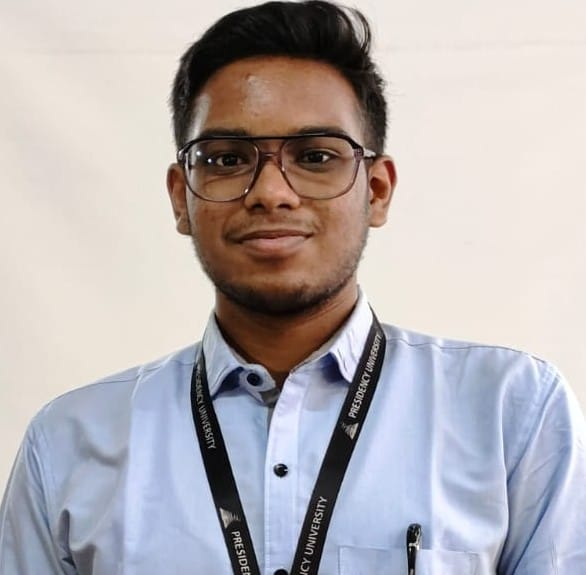
#> input picture assets/source-photo.jpg, 586 x 575 px
$ python gen_ascii.py
#> lines starting #> are read from the running program, lines starting #| are printed output that depends on the picture
#!/usr/bin/env python3
"""assets/source-photo.jpg -> assets/ascii-portrait.svg

Pillow is the only dependency. The photo is EXIF-transposed, desaturated,
auto-contrasted and resampled onto a fixed-width character grid; each grid row
becomes one <text> element inside a rounded, gradient-filled card.

The preprocessed image is also written to build/ascii-preprocessed.png so the
crop and the contrast can be judged without squinting at glyphs.
"""

from __future__ import annotations

import json
import sys
from pathlib import Path
from xml.sax.saxutils import escape

from PIL import Image, ImageEnhance, ImageOps

ROOT = Path(__file__).resolve().parent.parent
PROFILE = ROOT / "data" / "profile.json"
SOURCE = ROOT / "assets" / "source-photo.jpg"
OUT = ROOT / "assets" / "ascii-portrait.svg"
PREVIEW = ROOT / "build" / "ascii-preprocessed.png"

# INVERT — which end of the brightness range gets the densest glyphs.
#
#   True  : BRIGHT pixels -> densest characters.  This is the right setting for
#           this card, because the card is dark and the glyphs are bright: the
#           lit side of the subject inks up and the dark background thins out
#           into whitespace, so the portrait floats on the gradient.
#   False : DARK pixels -> densest characters.  The classic "ink on paper"
#           mapping. Flip to this for a photo shot against a BRIGHT background
#           (a window, a white wall), otherwise the background is what inks up
#           and the subject disappears into it.
#
# Overridable from data/profile.json -> ascii.invert.
INVERT = True

# Advance width of one character as a fraction of font-size (0.6em for every
# monospace face in the stack). CELL_ASPECT is that advance divided by the line
# height, i.e. how wide one character cell is relative to its height — this is
# what keeps the portrait from coming out stretched.
ADV = 0.6
LINE_HEIGHT = 1.0          # in em
CELL_ASPECT = ADV / LINE_HEIGHT

DEFAULTS = {
    "columns": 96,
    "ramp": " .:-=+*#%@",
    "invert": INVERT,
    # Tails clipped by autocontrast, per side, as a percentage.
    "cutoff": 2,
    # Extra contrast applied after autocontrast. 1.0 is a no-op. Photographic
    # faces sit in a narrow mid-grey band that the ramp renders as mush, so a
    # gentle boost is usually what makes features legible.
    "contrast": 1.0,
    # Fraction of each edge to trim before sampling, as [left, top, right,
    # bottom]. Cropping to head-and-shoulders buys more legibility than any
    # other knob, because it spends the character grid on the face.
    "crop": [0.0, 0.0, 0.0, 0.0],
    # Luminance above which a pixel is treated as backdrop and folded down
    # toward black, or null to leave the image alone.
    #
    # This card wants a DARK background and a lit subject, so that with
    # invert=True the face inks up and the backdrop thins to whitespace. A
    # photo shot against a white wall is the exact inverse of that: leave it
    # alone and either the wall inks up into a solid block (invert=True) or
    # the face does (invert=False). Knocking the wall out restores the
    # premise the card is built on.
    #
    # Tune by eye against build/ascii-preprocessed.png: too low and highlights
    # on the forehead and nose get folded down into blotches, too high and the
    # wall survives. Somewhere near 170 suits a typical indoor white wall.
    "bg_knockout": None,
}
FALLBACK_THEME = {
    "bg_from": "#0f2027",
    "bg_via": "#203a43",
    "bg_to": "#2c5364",
    "accent": "#00f7ff",
    "text": "#e6f1f5",
    "font_mono": "monospace",
}
FALLBACK_CARD = {"height": 620, "ascii_width": 400, "padding": 26, "radius": 14}


def load_config() -> tuple[dict, dict, dict]:
    """Theme and card geometry are shared with gen_info_card.py so the two
    cards sit side by side at the same height and in the same palette."""
    if not PROFILE.exists():
        return FALLBACK_THEME, FALLBACK_CARD, DEFAULTS
    profile = json.loads(PROFILE.read_text(encoding="utf-8"))
    return (
        {**FALLBACK_THEME, **profile.get("theme", {})},
        {**FALLBACK_CARD, **profile.get("card", {})},
        {**DEFAULTS, **profile.get("ascii", {})},
    )


def preprocess(path: Path, cfg: dict) -> Image.Image:
    image = Image.open(path)
    image = ImageOps.exif_transpose(image)          # honour phone orientation
    image = image.convert("L")                      # grayscale

    left, top, right, bottom = cfg["crop"]
    if any((left, top, right, bottom)):
        w, h = image.size
        box = (round(w * left), round(h * top),
               round(w * (1 - right)), round(h * (1 - bottom)))
        if box[2] - box[0] < 1 or box[3] - box[1] < 1:
            sys.exit("gen_ascii: ascii.crop removes the whole image.")
        image = image.crop(box)

    image = ImageOps.autocontrast(image, cutoff=cfg["cutoff"])

    threshold = cfg["bg_knockout"]
    if threshold is not None:
        threshold = int(threshold)
        if not 0 < threshold < 255:
            sys.exit("gen_ascii: ascii.bg_knockout must be between 1 and 254.")
        span = 255 - threshold
        # Below the threshold the subject passes through untouched; above it the
        # backdrop is mirrored down toward black and damped, which keeps the
        # hairline from acquiring a hard jagged edge the way a flat cut would.
        image = image.point(
            [v if v <= threshold else max(0, int((255 - v) * (255 / span) * 0.45))
             for v in range(256)]
        )

    if cfg["contrast"] != 1.0:
        image = ImageEnhance.Contrast(image).enhance(cfg["contrast"])
    return image


def to_rows(image: Image.Image, columns: int, ramp: str, invert: bool) -> list[str]:
    """Resample onto the character grid and map luminance to glyphs."""
    src_w, src_h = image.size
    rows = max(1, round(columns * (src_h / src_w) * CELL_ASPECT))
    grid = image.resize((columns, rows), Image.Resampling.LANCZOS)

    pixels = grid.load()
    last = len(ramp) - 1
    out: list[str] = []
    for y in range(rows):
        line = []
        for x in range(columns):
            value = pixels[x, y] / 255.0
            if invert:
                value = 1.0 - value       # bright pixel -> high ramp index
            line.append(ramp[last - round(value * last)])
        out.append("".join(line))
    return out


def build_svg(rows: list[str], theme: dict, card: dict) -> str:
    width, height = card["ascii_width"], card["height"]
    pad, radius = card["padding"], card["radius"]
    box_w, box_h = width - 2 * pad, height - 2 * pad

    columns = len(rows[0])
    # Largest font-size at which the whole grid still fits inside the padding
    # box, in both axes. Guarantees the art never spills out of the card.
    font_size = min(box_w / (columns * ADV), box_h / (len(rows) * LINE_HEIGHT))
    line_height = font_size * LINE_HEIGHT
    block_w = columns * font_size * ADV
    block_h = len(rows) * line_height

    x0 = pad + (box_w - block_w) / 2
    y0 = pad + (box_h - block_h) / 2

    lines = []
    for i, row in enumerate(rows):
        baseline = y0 + i * line_height + font_size * 0.8
        lines.append(
            f'<text x="{x0:.2f}" y="{baseline:.2f}" textLength="{block_w:.2f}" '
            f'lengthAdjust="spacingAndGlyphs">{escape(row)}</text>'
        )

    font_family = escape(theme["font_mono"], {'"': "&quot;"})
    return f"""<svg xmlns="http://www.w3.org/2000/svg" width="{width}" height="{height}" \
viewBox="0 0 {width} {height}" role="img" aria-label="ASCII-art portrait">
  <defs>
    <linearGradient id="bg" x1="0" y1="0" x2="1" y2="1">
      <stop offset="0%" stop-color="{theme['bg_from']}"/>
      <stop offset="55%" stop-color="{theme['bg_via']}"/>
      <stop offset="100%" stop-color="{theme['bg_to']}"/>
    </linearGradient>
    <linearGradient id="ink" gradientUnits="userSpaceOnUse"
                    x1="0" y1="0" x2="{width}" y2="{height}">
      <stop offset="0%" stop-color="{theme['accent']}"/>
      <stop offset="55%" stop-color="{theme['text']}"/>
      <stop offset="100%" stop-color="{theme['accent']}"/>
    </linearGradient>
  </defs>
  <rect width="{width}" height="{height}" rx="{radius}" fill="url(#bg)"/>
  <rect x="0.5" y="0.5" width="{width - 1}" height="{height - 1}" rx="{radius}"
        fill="none" stroke="{theme['accent']}" stroke-width="1" opacity="0.22"/>
  <g font-family="{font_family}" font-size="{font_size:.3f}" fill="url(#ink)"
     xml:space="preserve" style="white-space:pre">
{chr(10).join('    ' + line for line in lines)}
  </g>
</svg>
"""


def main() -> int:
    if not SOURCE.exists():
        sys.stderr.write(
            f"gen_ascii: {SOURCE.relative_to(ROOT)} not found — nothing to do.\n"
        )
        return 0

    theme, card, cfg = load_config()
    invert = bool(cfg.get("invert", INVERT))

    image = preprocess(SOURCE, cfg)
#> in preprocess, image is the input picture: PIL image 586x575 RGB; mean R, G, B 182.5, 176.8, 179
#> in preprocess, `image = image.convert("L")`:
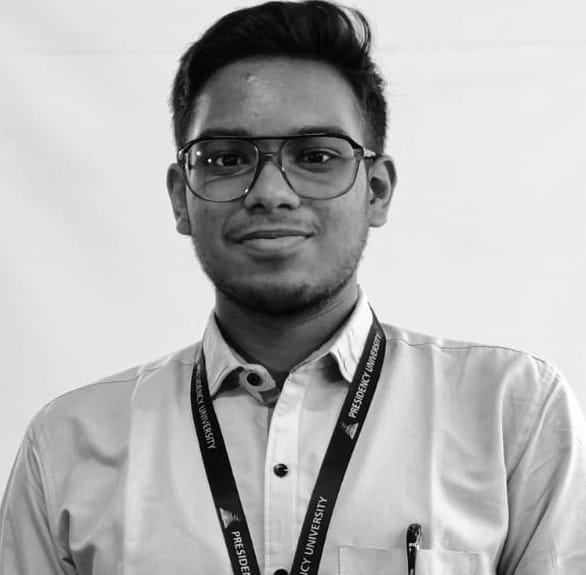
#> image: PIL image 586x575 L; min 0, max 255, mean 178.8
    PREVIEW.parent.mkdir(parents=True, exist_ok=True)
    image.save(PREVIEW)

    rows = to_rows(image, int(cfg["columns"]), cfg["ramp"], invert)
#> in to_rows, `grid = image.resize((columns, rows), Image.Resampling.LANCZOS)`:
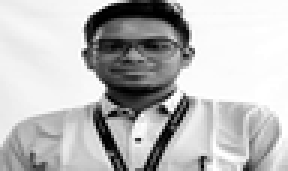
#> grid: PIL image 96x57 L (shown 3 times larger); min 0, max 255, mean 188.2
#> after the loop in to_rows, `for y in range(rows):`: out = 57 items
#> rows = 57 items

    OUT.parent.mkdir(parents=True, exist_ok=True)
    OUT.write_text(build_svg(rows, theme, card), encoding="utf-8")
#> in build_svg, `columns = len(rows[0])`: columns = 96
#> in build_svg, `font_size = min(box_w / (columns * ADV), box_h / (len(rows) * LINE_HEI..`: font_size = 6.04
#> in build_svg, `block_w = columns * font_size * ADV`: block_w = 348
#> in build_svg, `block_h = len(rows) * line_height`: block_h = 344.4
#> in build_svg, `x0 = pad + (box_w - block_w) / 2`: x0 = 26
#> in build_svg, `y0 = pad + (box_h - block_h) / 2`: y0 = 137.8
#> the loop in build_svg, `for i, row in enumerate(rows):` made 57 passes
#> baseline on passes 1 to 12: 142.6, 148.7, 154.7, 160.8, 166.8, 172.9, 178.9, 184.9, 191, 197, 203.1, 209.1
#> after the loop in build_svg, `for i, row in enumerate(rows):`: lines = 57 items
    print(
        f"wrote {OUT.relative_to(ROOT)} "
        f"({len(rows[0])}x{len(rows)} chars, invert={invert}); "
        f"preprocessed image at {PREVIEW.relative_to(ROOT)}"
    )
#| wrote assets/ascii-portrait.svg (96x57 chars, invert=True); preprocessed image at build/ascii-preprocessed.png
    return 0


if __name__ == "__main__":
    raise SystemExit(main())
#> (the program exits here)
